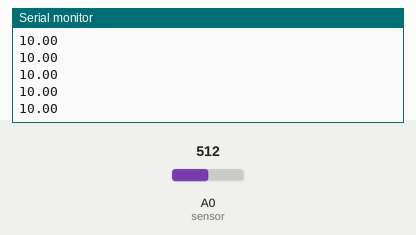
Simulated run of this program. Board: Arduino Uno, built with avr-gcc and run on an emulated ATmega328P. On the bench: the last lines printed to the serial monitor. The test bench sets the inputs (shaded band); at power-on: A0 (sensor) = 512.

Above: at 1.2 s.
1.3 s: A0 (sensor) set to 306
At 1.56 s:
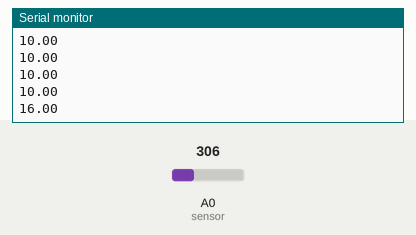
2.8 s: A0 (sensor) set to 122
At 2.97 s:
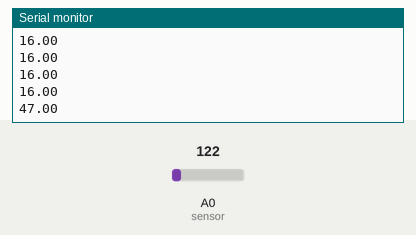
Timing chart, 0 to 5.8 s (numbered marks = the images above; inputs shaded):
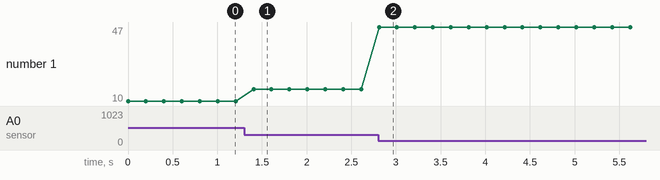

The program:

main.cpp
```cpp
#include <Arduino.h>
const int sensor = A0;
unsigned long interval = 1000;
unsigned long previousMillis = 0;
float distance = 0;

float getDistance()
{
  if (analogRead(sensor) < 80)
  {
    distance = 80;
    return distance;
  }
  else if (analogRead(sensor) > 500)
  {
    distance = 10;
    return distance;
  }
  else
  {
    distance = 4800 / (analogRead(sensor) - 20);
    return distance;
  }
}

void setup()
{
  Serial.begin(115200);

  // put your setup code here, to run once:
}

void loop()
{

  Serial.println(getDistance());
  //distance = distanceSensor.getMedianFilterDistance();
  delay(200);
  // put your main code here, to run repeatedly:
}
```

Measured:
- after the input at 1.3 s, the serial monitor: prints a new line after 0.11 s (image 1)
- after the input at 2.8 s, the serial monitor: prints a new line at once (image 2)
- plotted number 1: 10 → 16 after the input at 1.3 s, 16 → 47 after the input at 2.8 s
